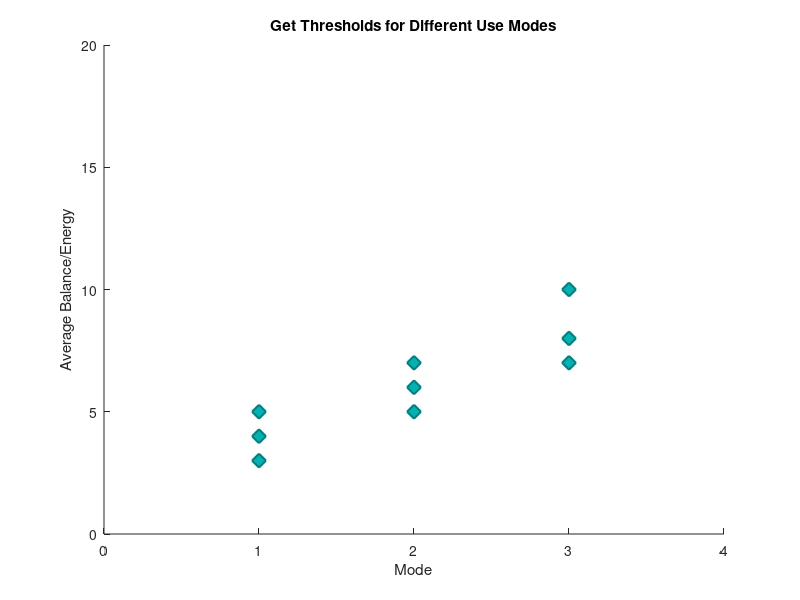

MATLAB code to generate this figure: (Note: this script raises an error after producing the figure.)
x =  [ 1 1 1 2 2 2 3 3 3]
y = [3 4 5 6 5 7 7 8 10]

scatter(x,y, 100,'magenta','diamond','MarkerEdgeColor',[0 .5 .5],...
              'MarkerFaceColor',[0 .7 .7],...
              'LineWidth',1.5);          
%lsline

title('Get Thresholds for Different Use Modes')
xlabel('Mode') % x-axis label
ylabel('Average Balance/Energy') % y-axis label

mu = mean(y);
%refline([0 mu])
axis([0 4 0 20])

p = polyfit(x,y,1) 
refline([p(1) p(2)])

legend({'Data points',sprintf('y = %.2fx + %.2f',p(1),p(2))},'FontSize',16,'FontWeight','bold')

ax = gca;
set(ax,'XTick',[1 2 3])